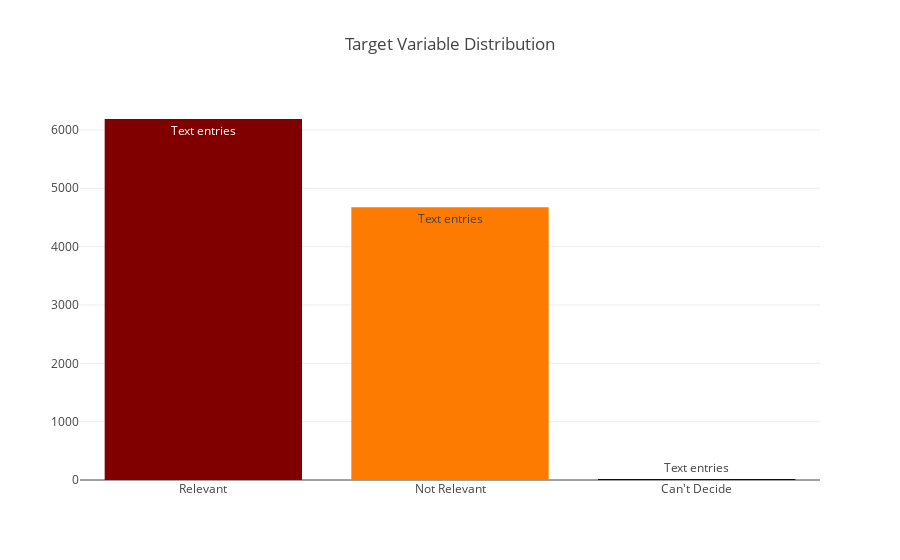

Notebook source saved alongside this figure:
### Code cell
# Checking for class imbalance
#z = {'Relevant': 'Relevant', 'Not Relevant': 'Not Relevant'}

data = [go.Bar(
    x = df.choose_one.unique(),
    y = df.choose_one.value_counts().values,
    marker = dict(colorscale = 'Jet', color = df.choose_one.value_counts().values),
    text = 'Text entries'
)]

layout = go.Layout(
    title = 'Target Variable Distribution'
)

fig = go.Figure(data=data, layout=layout)

py.iplot(fig, filename='basic-bar')

### Figure 1 — Plotly figure (JSON) as saved in the notebook; plotly's stock layout.template omitted (floating-point values rounded to 4 significant figures)
{"data": [{"marker": {"color": [6187, 4673, 16], "colorscale": "Jet"}, "text": "Text entries", "type": "bar", "uid": "614f1f96-70e4-42da-99d0-d3030cf29fc2", "x": ["Relevant", "Not Relevant", "Can't Decide"], "y": [6187, 4673, 16]}], "layout": {"title": {"text": "Target Variable Distribution"}}}
